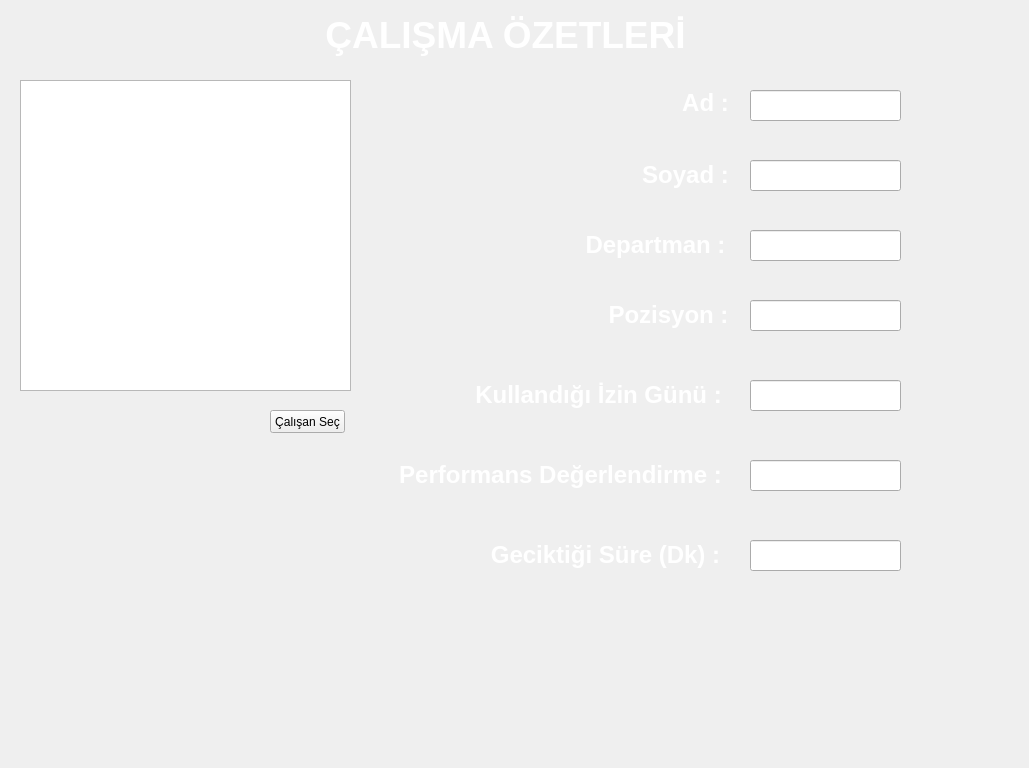
<?xml version="1.0" encoding="UTF-8"?>
<ui version="4.0">
 <class>Form</class>
 <widget class="QWidget" name="Form">
  <property name="geometry">
   <rect>
    <x>0</x>
    <y>0</y>
    <width>1029</width>
    <height>768</height>
   </rect>
  </property>
  <property name="windowTitle">
   <string>Form</string>
  </property>
  <widget class="QLabel" name="label">
   <property name="geometry">
    <rect>
     <x>-30</x>
     <y>-40</y>
     <width>1131</width>
     <height>891</height>
    </rect>
   </property>
   <property name="text">
    <string/>
   </property>
   <property name="pixmap">
    <pixmap>Adsız.png</pixmap>
   </property>
   <property name="scaledContents">
    <bool>true</bool>
   </property>
  </widget>
  <widget class="QGraphicsView" name="goruntu">
   <property name="geometry">
    <rect>
     <x>20</x>
     <y>80</y>
     <width>331</width>
     <height>311</height>
    </rect>
   </property>
  </widget>
  <widget class="QPushButton" name="calisansec">
   <property name="geometry">
    <rect>
     <x>270</x>
     <y>410</y>
     <width>75</width>
     <height>23</height>
    </rect>
   </property>
   <property name="text">
    <string>Çalışan Seç</string>
   </property>
  </widget>
  <widget class="QLineEdit" name="departman">
   <property name="geometry">
    <rect>
     <x>750</x>
     <y>230</y>
     <width>151</width>
     <height>31</height>
    </rect>
   </property>
  </widget>
  <widget class="QLineEdit" name="izingunu">
   <property name="geometry">
    <rect>
     <x>750</x>
     <y>380</y>
     <width>151</width>
     <height>31</height>
    </rect>
   </property>
  </widget>
  <widget class="QLabel" name="label_3">
   <property name="geometry">
    <rect>
     <x>190</x>
     <y>0</y>
     <width>631</width>
     <height>71</height>
    </rect>
   </property>
   <property name="text">
    <string>&lt;html&gt;&lt;head/&gt;&lt;body&gt;&lt;p align=&quot;center&quot;&gt;&lt;span style=&quot; font-size:28pt; font-weight:600; color:#ffffff;&quot;&gt;ÇALIŞMA ÖZETLERİ&lt;/span&gt;&lt;/p&gt;&lt;/body&gt;&lt;/html&gt;</string>
   </property>
  </widget>
  <widget class="QLineEdit" name="degerlendirme">
   <property name="geometry">
    <rect>
     <x>750</x>
     <y>460</y>
     <width>151</width>
     <height>31</height>
    </rect>
   </property>
  </widget>
  <widget class="QLineEdit" name="ad">
   <property name="geometry">
    <rect>
     <x>750</x>
     <y>90</y>
     <width>151</width>
     <height>31</height>
    </rect>
   </property>
  </widget>
  <widget class="QLineEdit" name="soyad">
   <property name="geometry">
    <rect>
     <x>750</x>
     <y>160</y>
     <width>151</width>
     <height>31</height>
    </rect>
   </property>
  </widget>
  <widget class="QLineEdit" name="pozisyon">
   <property name="geometry">
    <rect>
     <x>750</x>
     <y>300</y>
     <width>151</width>
     <height>31</height>
    </rect>
   </property>
  </widget>
  <widget class="QLabel" name="label_2">
   <property name="geometry">
    <rect>
     <x>670</x>
     <y>70</y>
     <width>71</width>
     <height>67</height>
    </rect>
   </property>
   <property name="text">
    <string>&lt;html&gt;&lt;head/&gt;&lt;body&gt;&lt;p align=&quot;center&quot;&gt;&lt;span style=&quot; font-size:18pt; font-weight:600; color:#ffffff;&quot;&gt;Ad :&lt;/span&gt;&lt;/p&gt;&lt;/body&gt;&lt;/html&gt;</string>
   </property>
  </widget>
  <widget class="QLabel" name="label_4">
   <property name="geometry">
    <rect>
     <x>630</x>
     <y>140</y>
     <width>111</width>
     <height>71</height>
    </rect>
   </property>
   <property name="text">
    <string>&lt;html&gt;&lt;head/&gt;&lt;body&gt;&lt;p align=&quot;center&quot;&gt;&lt;span style=&quot; font-size:18pt; font-weight:600; color:#ffffff;&quot;&gt;Soyad :&lt;/span&gt;&lt;/p&gt;&lt;/body&gt;&lt;/html&gt;</string>
   </property>
  </widget>
  <widget class="QLabel" name="label_5">
   <property name="geometry">
    <rect>
     <x>480</x>
     <y>530</y>
     <width>251</width>
     <height>51</height>
    </rect>
   </property>
   <property name="text">
    <string>&lt;html&gt;&lt;head/&gt;&lt;body&gt;&lt;p align=&quot;center&quot;&gt;&lt;span style=&quot; font-size:18pt; font-weight:600; color:#ffffff;&quot;&gt;Geciktiği Süre (Dk) :&lt;/span&gt;&lt;/p&gt;&lt;/body&gt;&lt;/html&gt;</string>
   </property>
  </widget>
  <widget class="QLabel" name="label_6">
   <property name="geometry">
    <rect>
     <x>500</x>
     <y>300</y>
     <width>337</width>
     <height>31</height>
    </rect>
   </property>
   <property name="text">
    <string>&lt;html&gt;&lt;head/&gt;&lt;body&gt;&lt;p align=&quot;center&quot;&gt;&lt;span style=&quot; font-size:18pt; font-weight:600; color:#ffffff;&quot;&gt;Pozisyon :&lt;/span&gt;&lt;/p&gt;&lt;/body&gt;&lt;/html&gt;</string>
   </property>
  </widget>
  <widget class="QLabel" name="label_9">
   <property name="geometry">
    <rect>
     <x>430</x>
     <y>370</y>
     <width>337</width>
     <height>51</height>
    </rect>
   </property>
   <property name="text">
    <string>&lt;html&gt;&lt;head/&gt;&lt;body&gt;&lt;p align=&quot;center&quot;&gt;&lt;span style=&quot; font-size:18pt; font-weight:600; color:#ffffff;&quot;&gt;Kullandığı İzin Günü :&lt;/span&gt;&lt;/p&gt;&lt;/body&gt;&lt;/html&gt;</string>
   </property>
  </widget>
  <widget class="QLabel" name="label_10">
   <property name="geometry">
    <rect>
     <x>390</x>
     <y>450</y>
     <width>341</width>
     <height>51</height>
    </rect>
   </property>
   <property name="text">
    <string>&lt;html&gt;&lt;head/&gt;&lt;body&gt;&lt;p align=&quot;center&quot;&gt;&lt;span style=&quot; font-size:18pt; font-weight:600; color:#ffffff;&quot;&gt;Performans Değerlendirme :&lt;/span&gt;&lt;/p&gt;&lt;/body&gt;&lt;/html&gt;</string>
   </property>
  </widget>
  <widget class="QLabel" name="label_11">
   <property name="geometry">
    <rect>
     <x>490</x>
     <y>220</y>
     <width>331</width>
     <height>51</height>
    </rect>
   </property>
   <property name="text">
    <string>&lt;html&gt;&lt;head/&gt;&lt;body&gt;&lt;p align=&quot;center&quot;&gt;&lt;span style=&quot; font-size:18pt; font-weight:600; color:#ffffff;&quot;&gt;Departman :&lt;/span&gt;&lt;/p&gt;&lt;/body&gt;&lt;/html&gt;</string>
   </property>
  </widget>
  <widget class="QLineEdit" name="geciktigisure">
   <property name="geometry">
    <rect>
     <x>750</x>
     <y>540</y>
     <width>151</width>
     <height>31</height>
    </rect>
   </property>
  </widget>
 </widget>
 <resources/>
 <connections/>
</ui>
